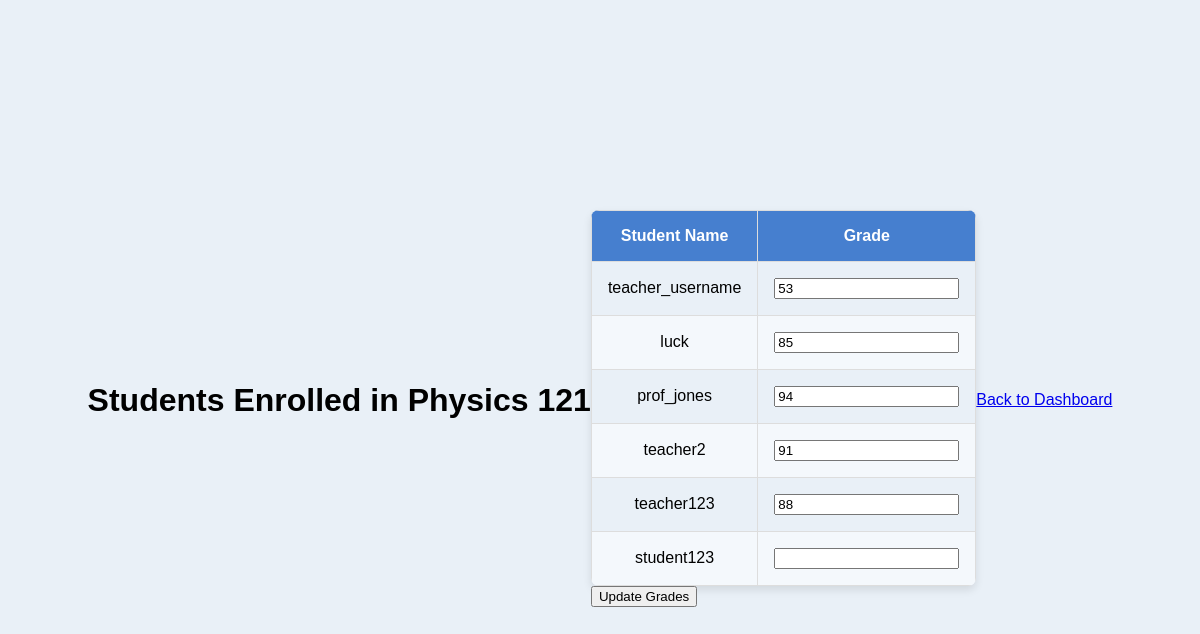
Before: /teacher/course/3/students (signed in) with the older database file.
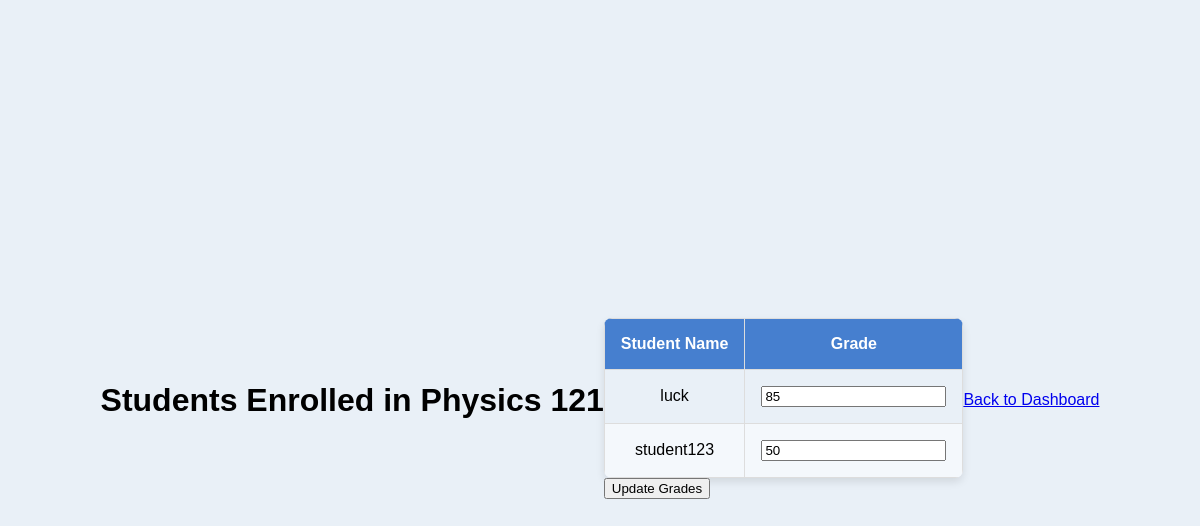
After: the same page with the newer database file.
### app.py (models this page shows, shortened)
class Course(db.Model):
    id = db.Column(db.Integer, primary_key=True)
    course_code = db.Column(db.String(10))
    course_name = db.Column(db.String(100))
    capacity = db.Column(db.Integer)
    teacher_id = db.Column(db.Integer, db.ForeignKey('user.id'), nullable=True)
    teacher = db.relationship('User', backref='teaching_courses', foreign_keys=[teacher_id])
    time = db.Column(db.String(50))
    enrolled_count = db.Column(db.Integer, default=0)

class User(UserMixin, db.Model):
    id = db.Column(db.Integer, primary_key=True)
    username = db.Column(db.String(150))
    password = db.Column(db.String(150))
    role = db.Column(db.String(50))

class Enrollment(db.Model):
    id = db.Column(db.Integer, primary_key=True)
    course_id = db.Column(db.Integer, db.ForeignKey('course.id'))
    user_id = db.Column(db.Integer, db.ForeignKey('user.id'))
    grade = db.Column(db.String(5))
    user = db.relationship('User', backref='enrollments', lazy=True)
    course = db.relationship('Course', backref='enrollments', lazy=True)

### app.py (the view, shortened to what this page needs)
@app.route('/teacher/course/<int:course_id>/students', methods=['GET', 'POST'])
@login_required
def view_students(course_id):
    if current_user.role != 'teacher':
        flash("Access denied: Only teachers can view this page.", "danger")
        return redirect(url_for('login'))
    course = Course.query.filter_by(id=course_id, teacher_id=current_user.id).first()
    if not course:
        flash("You do not have permission to view students for this course.", "danger")
        return redirect(url_for('teacher_dashboard'))
    enrollments = Enrollment.query.filter_by(course_id=course.id).all()
    students = [(User.query.get(enrollment.user_id), enrollment) for enrollment in enrollments]
    return render_template('students_enrolled.html', course=course, students=students)

### app.py (called while the page is built)
@login_manager.user_loader
def load_user(user_id):
    return User.query.get(int(user_id))

### templates/students_enrolled.html (shortened to what this page needs)
<!DOCTYPE html>
<html lang="en">
<head>
    <link rel="stylesheet" href="/static/styles.css">
</head>
<body>
    <h1>Students Enrolled in {{ course.course_name }}</h1>
    <form method="POST">
        <table>
            <thead>
                <tr>
                    <th>Student Name</th>
                    <th>Grade</th>
                </tr>
            </thead>
            <tbody>
                {% for student, enrollment in students %}
                <tr>
                    <td>{{ student.username }}</td>
                    <td>
                        <input type="text" name="{{ enrollment.id }}" value="{{ enrollment.grade or '' }}">
                    </td>
                </tr>
                {% endfor %}
            </tbody>
        </table>
        <button type="submit">Update Grades</button>
    </form>
    <a href="{{ url_for('teacher_dashboard') }}">Back to Dashboard</a>
</body>
</html>

### static/styles.css (style rules this page uses)
body { font-family: Arial, sans-serif; background-color: #e9f0f7; margin: 0; display: flex; justify-content: center; align-items: center; min-height: 100vh; }
table { width: 100%; border-collapse: collapse; margin-top: 1rem; text-align: center; border-radius: 8px; overflow: hidden; box-shadow: 0px 4px 8px rgba(0, 0, 0, 0.1); }
th, td { border: 1px solid #ddd; padding: 1rem; }
th { background-color: #467fcf; color: #fff; font-weight: bold; }
tr:nth-child(even) { background-color: #f4f8fc; }

Changed rows visible on the page:
no longer on this page (row unchanged): User: username "teacher_username", grade "53"
no longer on this page (row unchanged): User: username "prof_jones", grade "94"
no longer on this page (row unchanged): User: username "teacher2", grade "91"
no longer on this page (row unchanged): User: username "teacher123", grade "88"
changed through a linked row, User "student123": grade (not shown) → "50"
